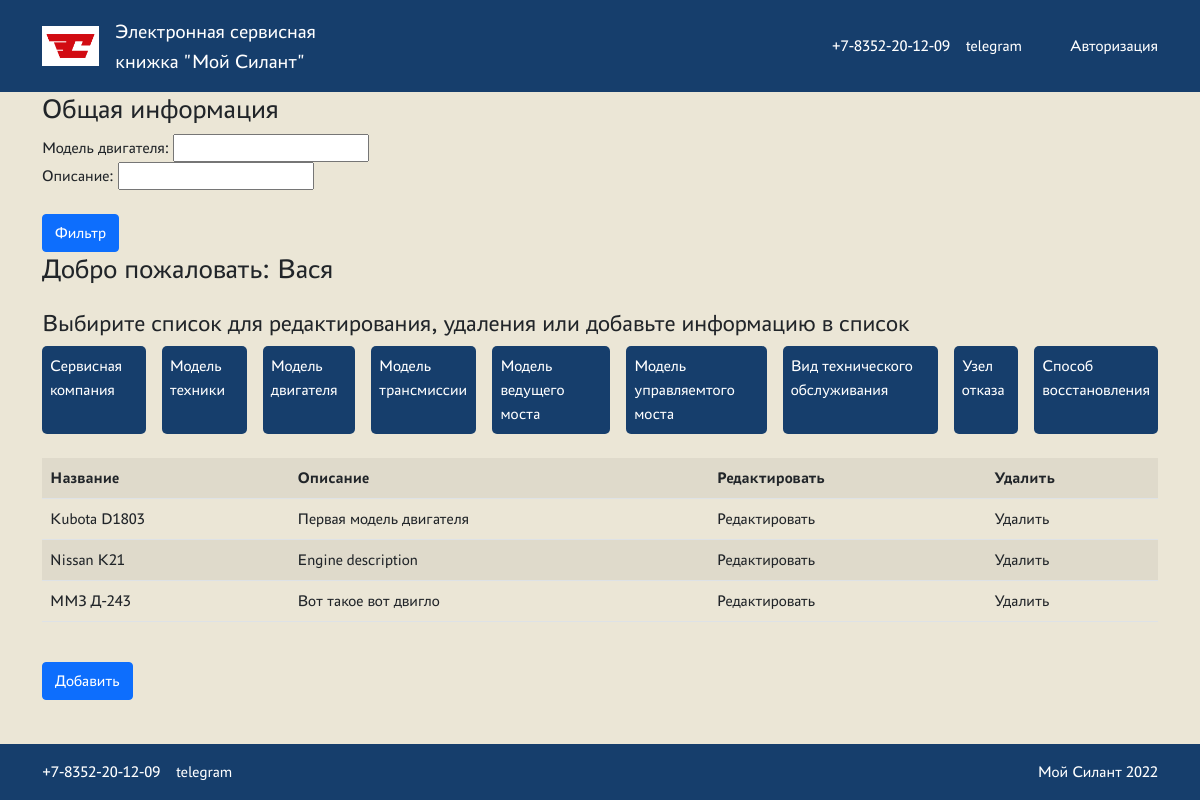
/enginemodel/ (signed in), run on the app's committed database.
### src/models.py (models this page shows, shortened)
class EngineModel(models.Model):
    name = models.TextField(verbose_name="Модель двигателя")
    description = models.TextField(blank=True, verbose_name="Описание")
    class Meta:
        verbose_name = "Модель двигателя"

### src/views.py (the view)
# urls.py: path("enginemodel/", EngineModelListView.as_view(), name="enginemodel"),
class EngineModelListView(PermissionRequiredMixin, ListView):
    permission_required = ("src.view_enginemodel",)
    model = EngineModel
    context_object_name = "enginemodel"
    template_name = "./lists/enginemodel_list.html"
    queryset = EngineModel.objects.all()
    login_url = "/"
    def get_context_data(self, *args, **kwargs):
        context = super().get_context_data(**kwargs)
        context["filter"] = EngineModelFilter(self.request.GET, queryset=self.get_queryset())
        return context

### templates/lists/enginemodel_list.html
<!DOCTYPE html>
{% extends "default.html" %}
{% load static %}
{% block content %}
    <section class="claim">
        <h3 class="heading"> Общая информация</h3>
        <form method="GET">
            {{ filter.form }}
            <div>
                <input class="btn btn-primary mt-4" type="submit" value="Фильтр">
            </div>
        </form>
        <h3 class="heading">Добро пожаловать: {{ request.user.first_name }}</h3>
        <h4 class="search__description mt-4">
            Выбирите список для редактирования, удаления или добавьте информацию в список
        </h4>
        <nav class="btn-wrapper">
            <ul class="nav-btns">
                <li class="nav-item">
                    <a href="/servicecompany/">Сервисная компания</a>
                </li>
                <li class="nav-item">
                    <a href="/machinemodel/">Модель техники</a>
                </li>
                <li class="nav-item">
                    <a href="/enginemodel/">Модель двигателя</a>
                </li>
                <li class="nav-item">
                    <a href="/transmissionmodel/">Модель трансмиссии</a>
                </li>
                <li class="nav-item">
                    <a href="/daxlemodel/">Модель ведущего моста</a>
                </li>
                <li class="nav-item">
                    <a href="/saxlemodel/">Модель управляемтого моста</a>
                </li>
                <li class="nav-item">
                    <a href="/maintenancetype/">Вид технического обслуживания</a>
                </li>
                <li class="nav-item">
                    <a href="/breakdownunit/">Узел отказа</a>
                </li>
                <li class="nav-item">
                    <a href="/recovermethod/">Способ восстановления</a>
                </li>
            </ul>
        </nav>
        <div class="table-responsive mt-4">
            <table class="table table-striped">
                <tbody>
                <tr>
                    <th>Название</th>
                    <th>Описание</th>
                    <th>Редактировать</th>
                    <th>Удалить</th>
                </tr>
                {% for m in filter.qs %}
                    <tr id="myUL">
                        <td>{{ m.name }}</td>
                        <td>{{ m.description }}</td>
                        <td><a href="{% url 'edit_enginemodel' m.pk %}">Редактировать</a></td>
                        <td><a href="{% url 'delete_enginemodel' m.pk %}">Удалить</a></td>
                    </tr>
                {% endfor %}
                </tbody>
            </table>
            <div class="btn btn-primary mt-4">
                <a href="{% url 'create_enginemodel' %}">Добавить</a>
            </div>
        </div>
    </section>
{% endblock content %}

### static/css/styles.css (style rules this page uses)
:root { --color-primary: #163E6C; --color-secondary: #EBE6D6; --color-danger: #D20A11; --color-text-primary: #FFFFFF; }
*, *:before, *:after { margin: 0; padding: 0; box-sizing: border-box; }
a { text-decoration: none; color: inherit; }
ul,li { list-style-type: none; margin: 0; padding: 0; }
body { font-family: "PT Astra Sans"; margin: 0; display: flex; flex-direction: column; min-height: 100vh; }
.nav-btns { display: flex; gap: 1rem; }
.nav-item { background-color: var(--color-primary); color: var(--color-text-primary); padding: 0.5rem; border-radius: 5px; }

### data on the page
EngineModel: name "Kubota D1803", description "Первая модель двигателя"
EngineModel: name "Nissan K21", description "Engine description"
EngineModel: name "ММЗ Д-243", description "Вот такое вот двигло"

### other printed values
{{ request.user.first_name }} "Вася"
